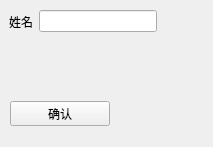
<?xml version="1.0" encoding="UTF-8"?>
<ui version="4.0">
 <class>UserForm</class>
 <widget class="QWidget" name="UserForm">
  <property name="geometry">
   <rect>
    <x>0</x>
    <y>0</y>
    <width>213</width>
    <height>147</height>
   </rect>
  </property>
  <property name="sizePolicy">
   <sizepolicy hsizetype="Expanding" vsizetype="Expanding">
    <horstretch>0</horstretch>
    <verstretch>0</verstretch>
   </sizepolicy>
  </property>
  <property name="windowTitle">
   <string>姓名</string>
  </property>
  <widget class="QWidget" name="horizontalLayoutWidget">
   <property name="geometry">
    <rect>
     <x>9</x>
     <y>9</y>
     <width>148</width>
     <height>25</height>
    </rect>
   </property>
   <layout class="QHBoxLayout" name="horizontalLayout">
    <item>
     <widget class="QLabel" name="label">
      <property name="text">
       <string>姓名</string>
      </property>
     </widget>
    </item>
    <item>
     <widget class="QLineEdit" name="lineEdit"/>
    </item>
   </layout>
  </widget>
  <widget class="QWidget" name="horizontalLayoutWidget_2">
   <property name="geometry">
    <rect>
     <x>9</x>
     <y>101</y>
     <width>102</width>
     <height>25</height>
    </rect>
   </property>
   <layout class="QHBoxLayout" name="horizontalLayout_2">
    <item>
     <widget class="QPushButton" name="pushButton">
      <property name="sizePolicy">
       <sizepolicy hsizetype="Fixed" vsizetype="Fixed">
        <horstretch>0</horstretch>
        <verstretch>0</verstretch>
       </sizepolicy>
      </property>
      <property name="minimumSize">
       <size>
        <width>100</width>
        <height>10</height>
       </size>
      </property>
      <property name="text">
       <string>确认</string>
      </property>
     </widget>
    </item>
   </layout>
  </widget>
 </widget>
 <resources/>
 <connections/>
</ui>
